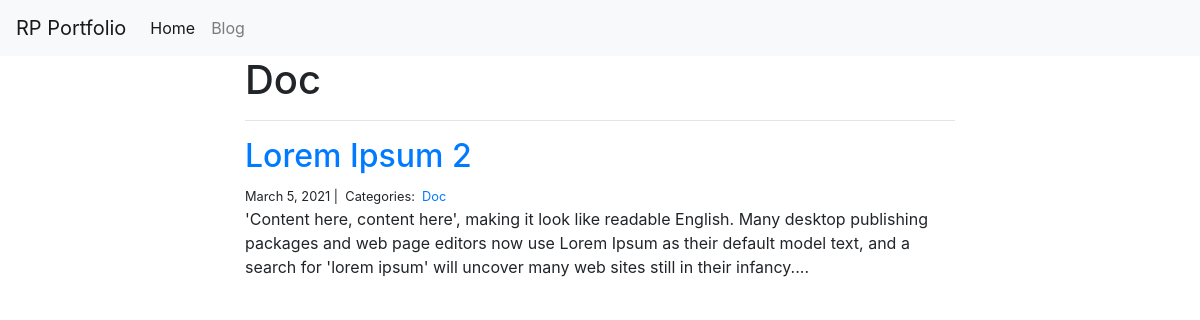
/blog/Doc/, run on the app's committed database.
### blog/models.py (models this page shows, shortened)
class Category(models.Model):
    name = models.CharField(max_length=20)

class Post(models.Model):
    title = models.CharField(max_length=255)
    body = models.TextField()
    created_on = models.DateTimeField(auto_now_add=True)
    last_modified = models.DateTimeField(auto_now=True)
    categories = models.ManyToManyField('Category', related_name='posts')

### blog/views.py (the view)
# urls.py: path("<category>/", views.blog_category, name="blog_category"),
def blog_category(request, category):
    posts = Post.objects.filter(
        categories__name__contains=category).order_by('-created_on')
    context = {
        "category": category,
        "posts": posts
    }
    return render(request, 'blog_category.html', context)

### blog/templates/blog_category.html
{% extends "base.html" %}
{% block page_content %}
<div class="col-md-8 offset-md-2">
    <h1>{{ category | title }}</h1>
    <hr>
    {% for post in posts %}
        <h2><a href="{% url 'blog_detail' post.pk%}">{{ post.title }}</a></h2>
        <small>
            {{ post.created_on.date }} |&nbsp;
            Categories:&nbsp;
            {% for category in post.categories.all %}
            <a href="{% url 'blog_category' category.name %}">
                {{ category.name }}
            </a>&nbsp;
            {% endfor %}
        </small>
        <p>{{ post.body | slice:":400" }}...</p>
    {% endfor %}
</div>
{% endblock %}

### data on the page
Category: name "Doc"
Post: title "Lorem Ipsum 2", created_on "March 5, 2021", body "'Content here, content here', making it look like readable English. Many desktop publishing packages and web page editors now use Lorem Ipsum as their default model text, and a search for 'lorem ipsum' will uncover many web sites still in their infancy."
